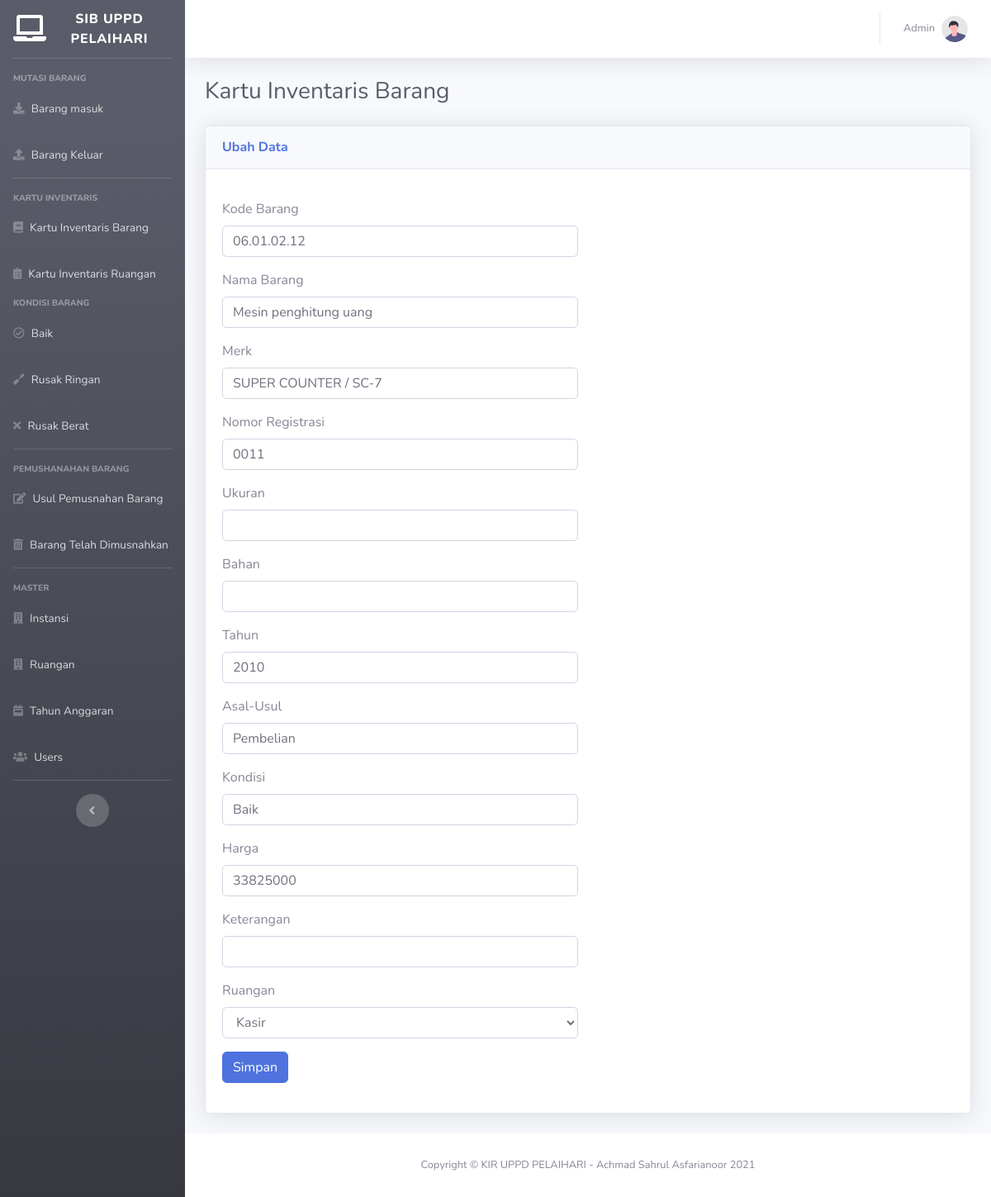
/dashboard/ubah/00001, run on an earlier commit of the app's database.
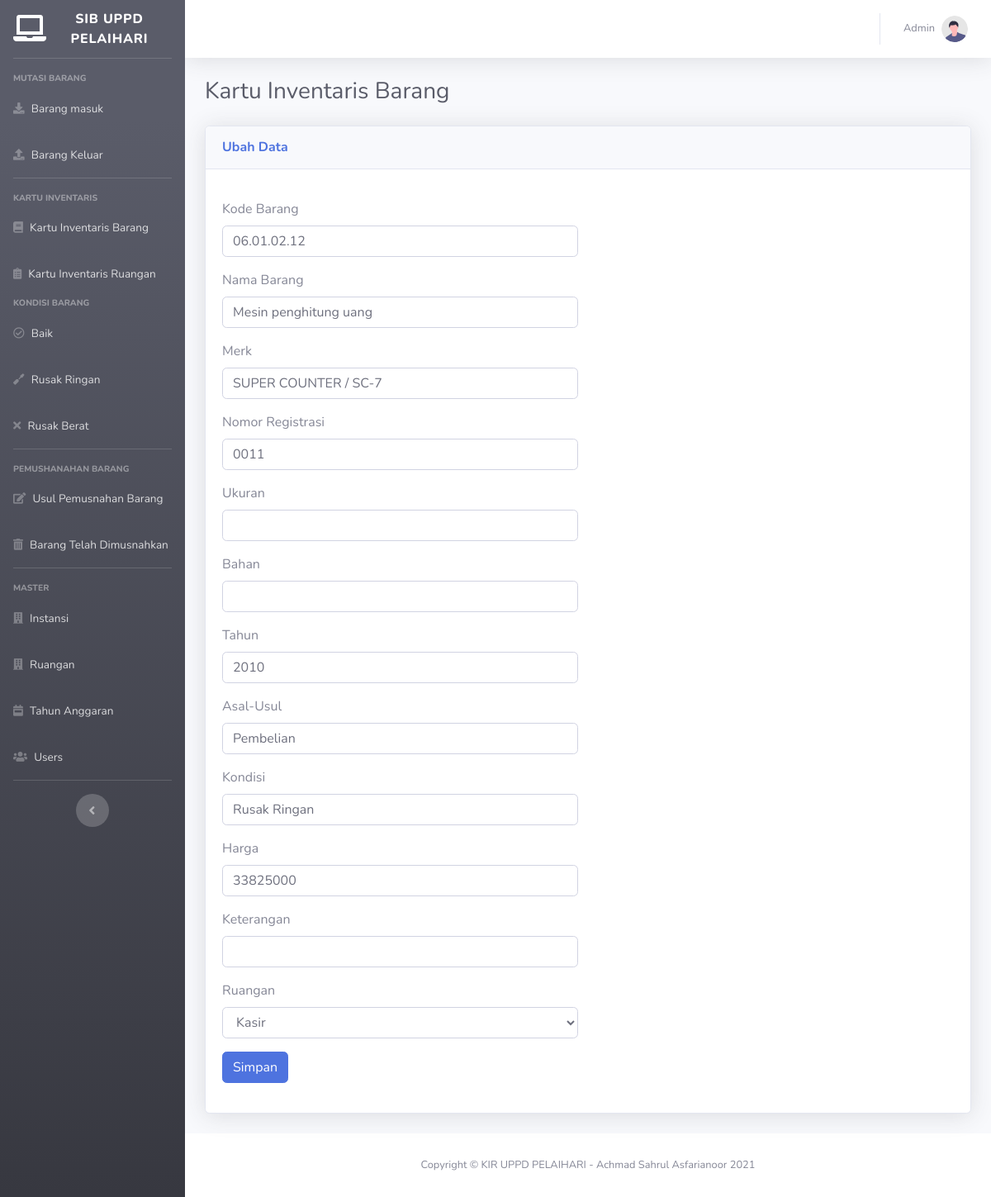
And on a later commit of the database.
### tables this page shows
CREATE TABLE `tb_inventaris` (
  `id_barang` varchar(10) NOT NULL,
  `kode_barang` varchar(11) NOT NULL,
  `nama_barang` varchar(70) DEFAULT NULL,
  `merk` varchar(50) NOT NULL,
  `nomor_registrasi` varchar(4) DEFAULT NULL,
  `ukuran` varchar(10) NOT NULL,
  `bahan` varchar(30) NOT NULL,
  `tahun_pembelian` varchar(4) DEFAULT NULL,
  `asal_usul` varchar(15) NOT NULL,
  `kondisi` varchar(15) DEFAULT NULL,
  `harga` int(15) DEFAULT NULL,
  `keterangan` varchar(100) NOT NULL,
  `Status` varchar(100) DEFAULT NULL,
  `id_ruangan` int(5) DEFAULT NULL
);

CREATE TABLE `tb_ruangan` (
  `id_ruangan` int(5) NOT NULL,
  `nama_ruangan` varchar(50) DEFAULT NULL
);

### application/controllers/Dashboard.php (called while the page is built, shortened)
<?php
	class Dashboard extends Controller
	{
		function __construct()
		{
			$this->load->model(array('dashboard_model', 'ruangan_model', 'instansi_model', 'tahunanggaran_model'));
		}
		public function ubah($id){
			if(isset($_POST['ubah'])){
				$this->dashboard_model->update_data($id);
				redirect('dashboard');
			}else{
				$data['dashboard'] = $this->dashboard_model->get_data($id);
				$data['ruangan'] = $this->ruangan_model->get_data();
				$this->load->view('template/sidebar');
				$this->load->view('template/header');
				$this->load->view('dashboard/update_data', $data);
				$this->load->view('template/footer');
			}
		}
	}

### index.php (called while the page is built, shortened)
<?php
require_once BASEPATH.'core/CodeIgniter.php';

### application/models/Dashboard_model.php (called while the page is built, shortened)
<?php
class Dashboard_model extends CI_Model
{
	public function get_data($id_barang='')
    {
        if ($id_barang==''){
            $query = $this->db->select('tb_inventaris.*, tb_ruangan.nama_ruangan')
                                ->from('tb_inventaris')
                                ->join('tb_ruangan', 'tb_ruangan.id_ruangan = tb_inventaris.id_ruangan', 'left')
                                ->get()->result_array();
            return $query;
        }else {
            $query = $this->db->select('tb_inventaris.*, tb_ruangan.nama_ruangan')
                                ->from('tb_inventaris')
                                ->join('tb_ruangan', 'tb_ruangan.id_ruangan = tb_inventaris.id_ruangan', 'left')
                                ->where(['tb_inventaris.id_barang' => $id_barang])
                                ->get()->row_array();
            return $query;
        }
    }
}

### application/views/dashboard/update_data.php (the view, shortened to what this page needs)
               <div class="container-fluid">
                   <div class="d-sm-flex align-items-center justify-content-between mb-4">
                        <h1 class="h3 mb-0 text-gray-800">Kartu Inventaris Barang</h1>
                    </div>
 <div class="card shadow mb-4">
     <div class="card-header py-3">
         <h6 class="m-0 font-weight-bold text-primary">Ubah Data</h6>
     </div>
     <div class="card-body">
     <div class="row">
			<div class="col-md-6">
				<div class="panel panel-primary">
					<div class="panel-body">
						<form action="" method="post" class="mt-3">
							<div class="form-group">
								<label for="nama">Kode Barang</label>
								<input type="text" autocomplete="off" name="kode_barang" class="form-control" value="<?php echo $dashboard['kode_barang']?>">
							</div>
							<div class="form-group">
								<label for="nama">Nama Barang</label>
								<input type="text" autocomplete="off" name="nama_barang" class="form-control" value="<?php echo $dashboard['nama_barang']?>">
							</div>
							<div class="form-group">
								<label for="nama">Merk</label>
								<input type="text" autocomplete="off" name="merk" class="form-control" value="<?php echo $dashboard['merk']?>">
								</div>
							<div class="form-group">
								<label for="nama">Nomor Registrasi</label>
								<input type="text" autocomplete="off" name="nomor_registrasi" class="form-control" value="<?php echo $dashboard['nomor_registrasi']?>">
								</div>
							<div class="form-group">
								<label for="nama">Ukuran</label>
								<input type="text" autocomplete="off" name="ukuran" class="form-control" value="<?php echo $dashboard['ukuran']?>">
							</div>
							<div class="form-group">
								<label for="nama">Bahan</label>
								<input type="text" autocomplete="off" name="bahan" class="form-control" value="<?php echo $dashboard['bahan']?>">
							</div>
							<div class="form-group">
								<label for="nama">Tahun</label>
								<input type="text" autocomplete="off" name="tahun_pembelian" class="form-control" value="<?php echo $dashboard['tahun_pembelian']?>">
							</div>
							<div class="form-group">
								<label for="nama">Asal-Usul</label>
								<input type="text" autocomplete="off" name="asal_usul" class="form-control" value="<?php echo $dashboard['asal_usul']?>">
							</div>
							<div class="form-group">
								<label for="nama">Kondisi</label>
								<input type="text" autocomplete="off" name="kondisi" class="form-control" value="<?php echo $dashboard['kondisi']?>">
							</div>
							<div class="form-group">
								<label for="nama">Harga</label>
								<input type="text" autocomplete="off" name="harga" class="form-control" value="<?php echo $dashboard['harga']?>">
							</div>
							<div class="form-group">
								<label for="nama">Keterangan</label>
								<input type="text" autocomplete="off" name="keterangan" class="form-control" value="<?php echo $dashboard['keterangan']?>">
							</div>
							<div class="form-group">
								<label for="nama">Ruangan</label>
								<select name="ruangan"  class="form-control">
									<option value="<?php echo $dashboard['id_ruangan']?>"><?php echo $dashboard['nama_ruangan']?></option>
								</select>
							</div>
							<div class="form-group">
								<button type="submit" name="ubah" class="btn btn-primary">Simpan
								</button>
							</div>
						</form>
					</div>
				</div>
			</div>
		</div>
     </div>
 </div>
</div>
</div>

What changed in the data, as far as the page shows it:
changed tb_inventaris "Mesin penghitung uang": kondisi "Baik" → "Rusak Ringan"
